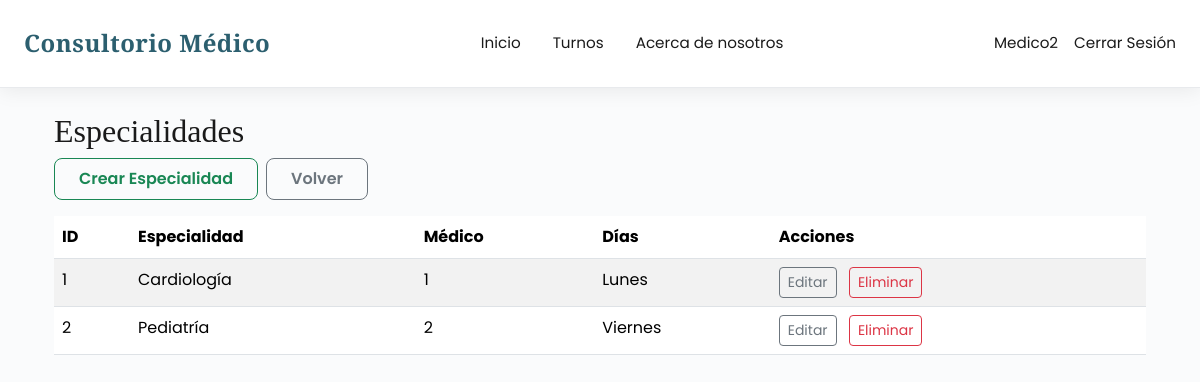
The app's page /esp/ (signed in) with its own data.
### Especialidades/models.py (models this page shows, shortened)
class Especialidad(models.Model):
    tipo = models.CharField(max_length=100, unique=True)
    descripcion = models.TextField(blank=True, null=True)

### Especialidades/views.py (the view)
# urls.py: path("", views.especialidad_lista, name="lista_especialidades"),
@login_required
def especialidad_lista(request):
    especialidades = Especialidad.objects.all()
    return render(request, "especialidades/lista.html", {
        "especialidades": especialidades
    })

### Especialidades/templatetags/grupos_tags.py (called while the page is built)
@register.filter(name='has_group')
def has_group(user, group_name):
    return user.groups.filter(name=group_name).exists()

### Especialidades/templates/especialidades/lista.html
{% extends "base.html" %}
{% block content %}
<div class="container mt-4">
    <h2>Especialidades</h2>
<div class="d-flex align-items-center gap-2 mb-3">
    <a href="{% url 'especialidades:crear_especialidad' %}"
       class="btn btn-outline-success px-4 py-2 fw-semibold rounded-3">
        Crear Especialidad
    </a>
    <a href="{% url 'home' %}"
       class="btn btn-outline-secondary px-4 py-2 fw-semibold rounded-3">
        Volver
    </a>
</div>
    <table class="table table-striped">
        <thead>
            <tr>
                <th>ID</th>
                <th>Especialidad</th>
                <th>Médico</th>
                <th>Días</th>
                <th>Acciones</th>
            </tr>
        </thead>
        <tbody>
            {% for esp in especialidades %}
            <tr>
                <td>{{ esp.id }}</td>
                <td>{{ esp.tipo }}</td>
                <td>{{ esp.id }}</td>
                <td>{{ esp.descripcion }}</td>
                <td>
                    <a href="{% url 'especialidades:editar_especialidad' esp.id %}"
                    class="btn btn-outline-secondary btn-sm me-2">
                        Editar
                    </a>
                    <a href="{% url 'especialidades:eliminar_especialidad' esp.id %}"
                    class="btn btn-outline-danger btn-sm">
                        Eliminar
                    </a>
                </td>
            </tr>
            {% empty %}
            <tr><td colspan="3">No hay especialidades.</td></tr>
            {% endfor %}
        </tbody>
    </table>
</div>
{% endblock %}

### templates/base.html (shortened to what this page needs)
{% load static %}
{% load grupos_tags %}
<!DOCTYPE html>
<html lang="es">
<head>
    <link href="https://cdn.jsdelivr.net/npm/bootstrap@5.3.8/dist/css/bootstrap.min.css" rel="stylesheet">
</head>
<body>
<nav class="navbar navbar-expand-lg">
    <div class="container-fluid px-4">
        <a class="navbar-brand" href="/">Consultorio Médico</a>
        <div class="collapse navbar-collapse" id="navbarNav">
            <ul class="navbar-nav mx-auto">
                <li class="nav-item">
                    <a class="nav-link" href="/">Inicio</a>
                </li>
                <li class="nav-item">
                    <a class="nav-link" href="/turnos">Turnos</a>
                </li>
                <li class="nav-item">
                    <a class="nav-link" href="/aboutus">Acerca de nosotros</a>
                </li>
            </ul>
            <ul class="navbar-nav">
                {% if user.is_authenticated %}
                    <li class="nav-item d-flex align-items-center">
                        <span class="nav-link">{{ user.username }}</span>
                    </li>
                    <li class="nav-item d-flex align-items-center">
                        <form action="{% url 'logout' %}" method="post" class="m-0 p-0">
                            <button type="submit" class="nav-link btn btn-link p-0 m-0">
                                Cerrar Sesión
                            </button>
                        </form>
                    </li>
                {% endif %}
            </ul>
        </div>
    </div>
</nav>
<div class="container my-4">
    {% block content %}{% endblock %}
</div>
</body>
</html>

### templates/base.html (style rules this page uses)
:root { --primary-color: #2c5f6f; --secondary-color: #89b5c4; --accent-color: #d4a574; --dark: #1a1a1a; --light-bg: #fafbfc; --border-color: #e8eaed; }
* { margin: 0; padding: 0; box-sizing: border-box; }
body { font-family: 'Poppins', sans-serif; background-color: var(--light-bg); color: var(--dark); line-height: 1.6; }
h1, h2, h3, h4, h5 { font-family: 'Playfair Display', serif; }
.navbar { background: white !important; box-shadow: 0 2px 20px rgba(0,0,0,0.08); padding: 1.2rem 0; border-bottom: 1px solid var(--border-color); }
.navbar-brand { font-family: 'Playfair Display', serif; font-weight: 600; font-size: 1.5rem; color: var(--primary-color) !important; letter-spacing: 0.5px; }
.nav-link { color: var(--dark) !important; font-weight: 400; font-size: 0.95rem; margin: 0 0.5rem; position: relative; }
.nav-link::after { content: ''; position: absolute; bottom: -5px; left: 0; width: 0; height: 2px; background: var(--accent-color); transition: width 0.3s ease; }

### records on screen
Especialidad: id "1", tipo "Cardiología", descripcion "Lunes"
Especialidad: id "2", tipo "Pediatría", descripcion "Viernes"

### other values on screen
{{ user.username }} "Medico2"
